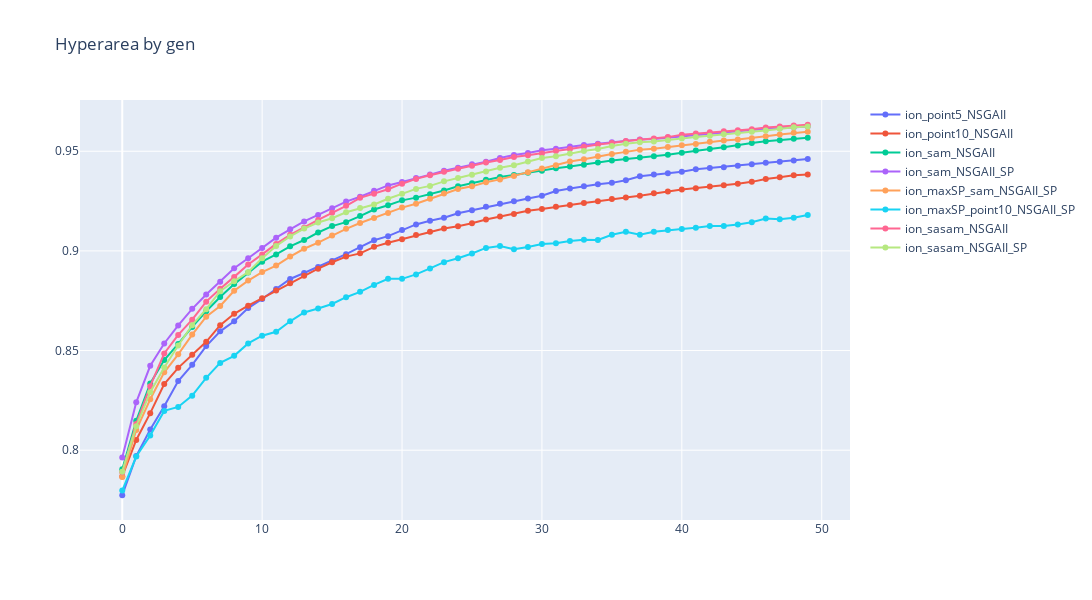
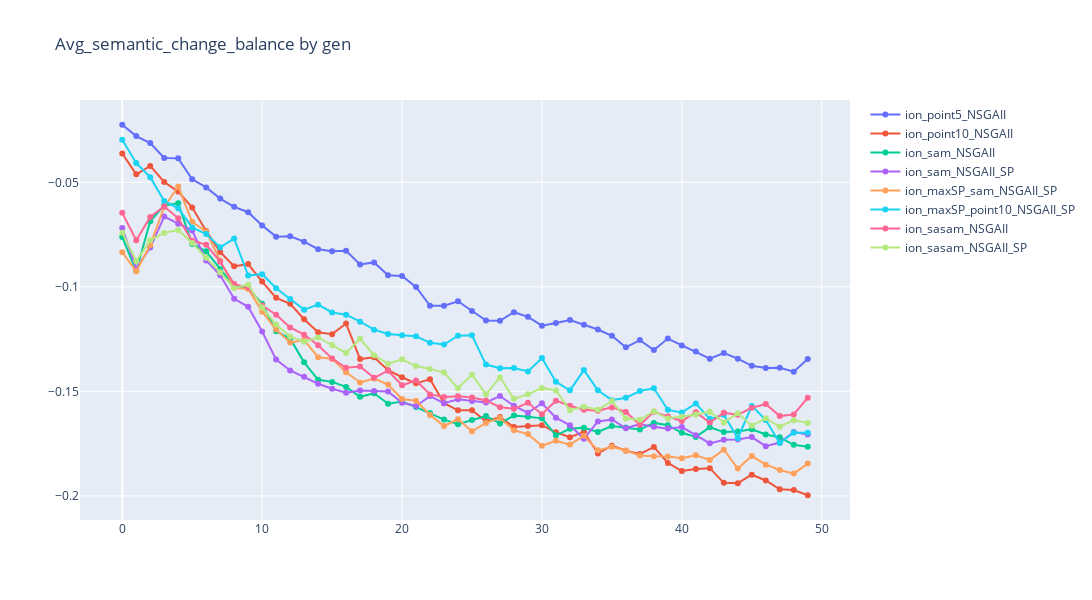
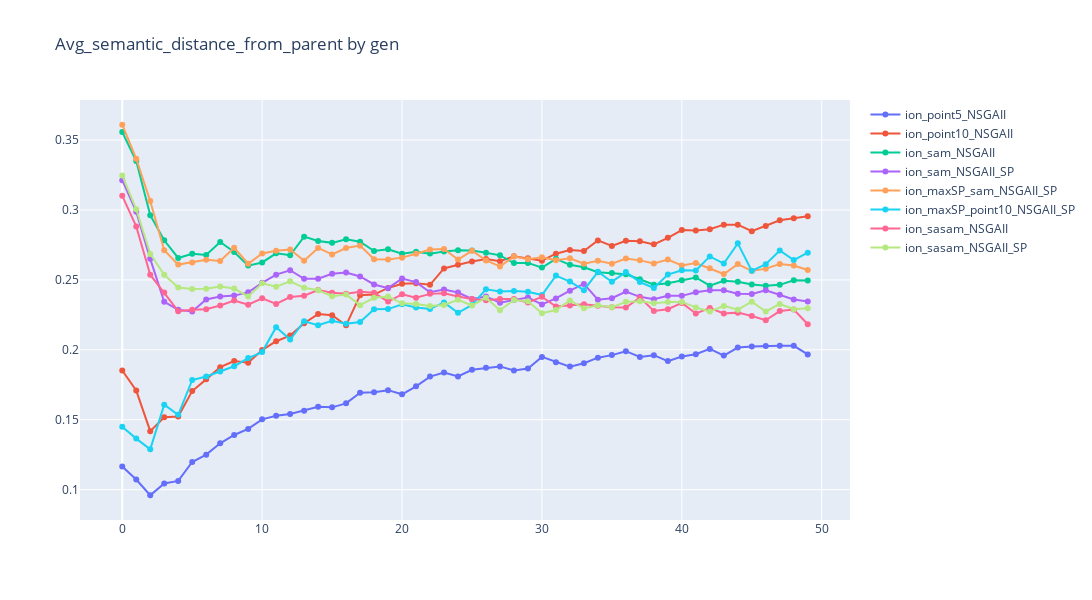
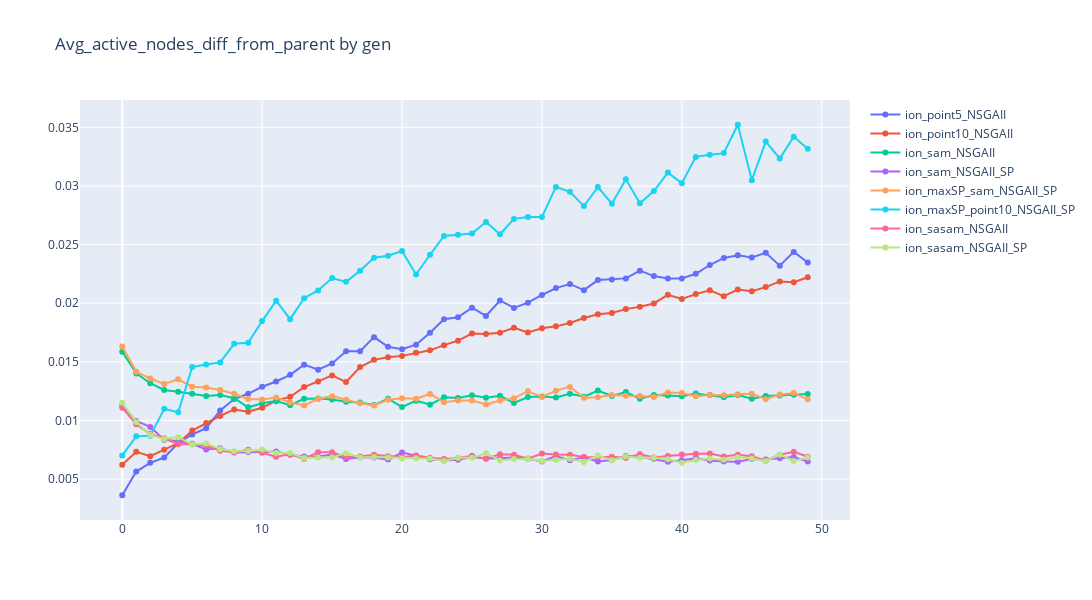

The notebook cell these images were saved under, in order:
### Code cell
from plotly import graph_objects as go
from plotly.subplots import make_subplots

exp_idx = [0,1,2,3,4,5,6,7]
col_idx = [3,4,6,7,8,9,10,11,12,13,14]

for col_i in col_idx:
    fig = go.Figure()
    for i in exp_idx:
        df = pd_logs[i]
        fig.add_trace(
            go.Scatter(x=df["Gen"]
                ,y=df[columns[col_i]]
                ,name = split_paths[i][1].split("_2021")[0]
                ,mode="markers+lines")
            #,row=1
            #,col=1
            )
    fig.update_layout(width=1100
                    ,height=600
                    ,title={"text": columns[col_i] + " by gen"})
    fig.show()

"""
fig = make_subplots(rows=3
                    ,cols=1
                    ,subplot_titles=["Hyperarea by gen","Semantic distance by gen", "Semantic balance by gen"]
                    #,shared_xaxes=True
                    ,row_heights=[0.4,0.3,0.3]
                    #,specs=[[{}, {"rowspan": 2}],
                    #        [{}, None],
                    #        [{"rowspan": 2, "colspan": 2}, None],
                    #        [None, None],
                    #        [{}, {}]],
                    #,print_grid=True
                    )
"""
